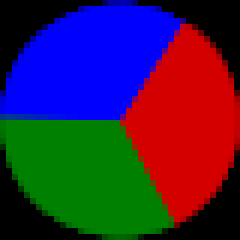
%> input picture pie.png, 40 x 40 px (shown 6 times larger)
$ octave converter.m   (GNU Octave 9; MATLAB toolbox functions it lacks are replaced by stand-ins)
%> lines starting %> are read from the running program, lines starting %| are printed output that depends on the picture
clc
%read the image
I = imread('pie.png');
%> I is the input picture: size 40x40x3 uint8; mean R, G, B 54.7, 32.5, 66.5
imshow(I);

%Extract RED, GREEN and BLUE components from the image
R = I(:,:,1);
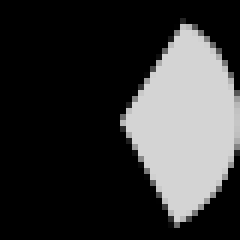
%> R: size 40x40 uint8 (shown 6 times larger); min 0, max 212, mean 54.7
G = I(:,:,2);
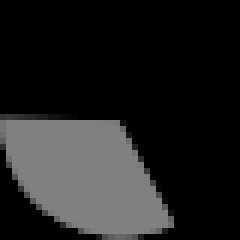
%> G: size 40x40 uint8 (shown 6 times larger); min 0, max 128, mean 32.5
B = I(:,:,3);
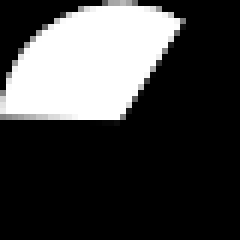
%> B: size 40x40 uint8 (shown 6 times larger); min 0, max 255, mean 66.5

%make the numbers to be of double format for
R = double(R);
%> R: size 40x40 double
G = double(G);
%> G: size 40x40 double
B = double(B);
%> B: size 40x40 double

% [16 lines of commented-out code are left out]
fileID = fopen ('pieg.txt', 'w');
for i = 1:size(G(:), 1)-1
    fprintf (fileID, '%x\n', G(i)); % COLOR (dec) -> print to file (hex)
end
fprintf (fileID, '%x', G(size(G(:), 1))); % COLOR (dec) -> print to file (hex)
fclose (fileID);

%save variable COLOR to a file in HEX format for the chip to read
fileID = fopen ('pieb.txt', 'w');
for i = 1:size(B(:), 1)-1
    fprintf (fileID, '%x\n', B(i)); % COLOR (dec) -> print to file (hex)
end
fprintf (fileID, '%x', B(size(B(:), 1))); % COLOR (dec) -> print to file (hex)
fclose (fileID);

%save variable COLOR to a file in HEX format for the chip to read
fileID = fopen ('pier.txt', 'w');
for i = 1:size(R(:), 1)-1
    fprintf (fileID, '%x\n', R(i)); % COLOR (dec) -> print to file (hex)
end
fprintf (fileID, '%x', R(size(R(:), 1))); % COLOR (dec) -> print to file (hex)
fclose (fileID);
